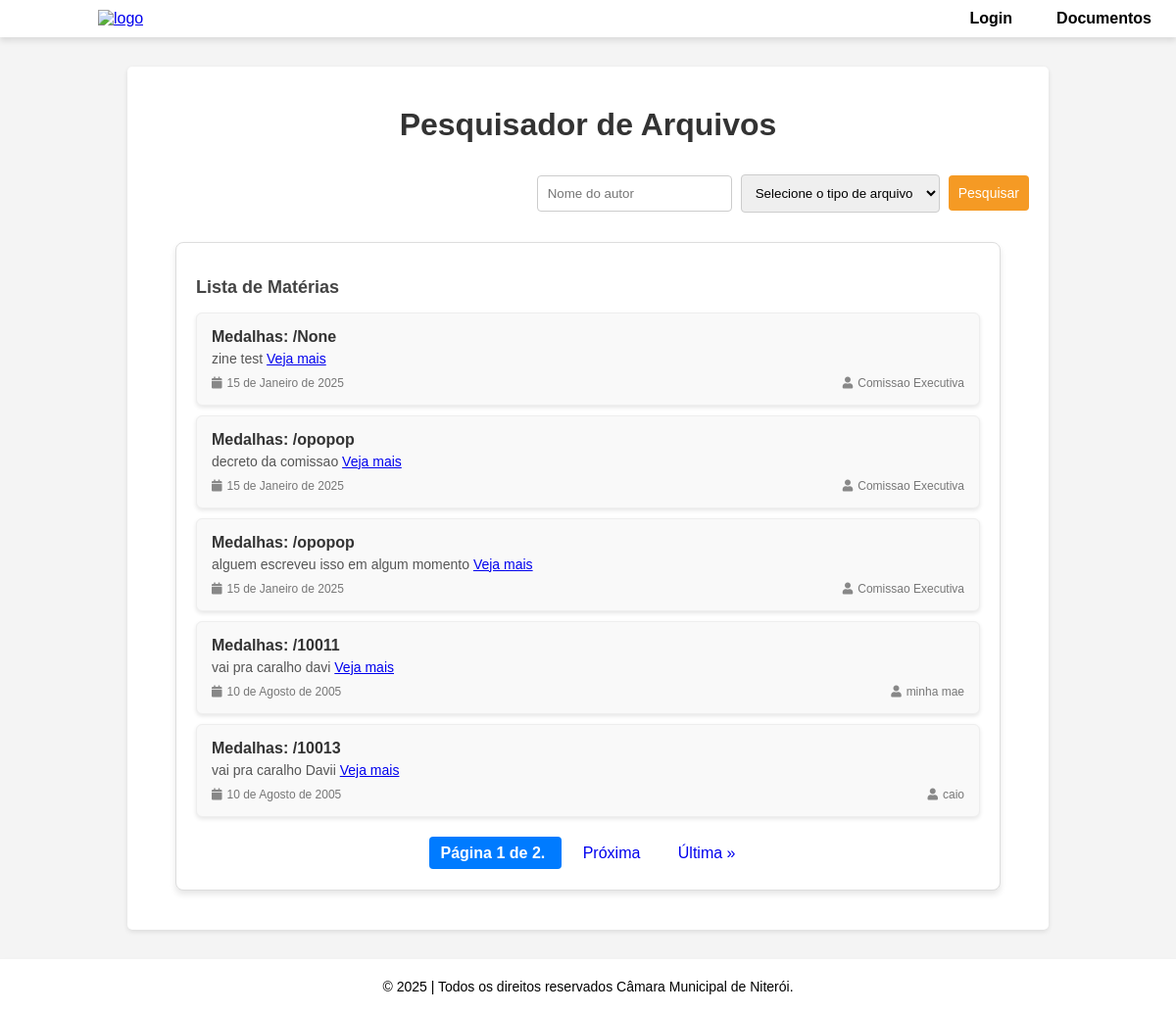
The page / on the database its author committed.
### docs/models.py (models this page shows, shortened)
class Docs(models.Model):#tabela documentos
    id = models.AutoField(primary_key=True)
    tipe = models.ForeignKey(Type, on_delete=models.PROTECT, related_name='type_doc')
    autor = models.CharField(max_length=200)
    date = models.DateField(blank=True, null=True)
    photo = models.FileField(upload_to='docs/', blank=True, null=True)
    description=models.CharField(max_length=200,blank=True,null=True)
    numProtocolo = models.CharField(max_length=15, blank=True, null=True)

class Type(models.Model):
    id = models.AutoField(primary_key=True)
    name = models.CharField(max_length=100)
    def __str__(self):
      return self.name

### docs/views.py (the view)
# urls.py: path('',docs_view, name='docs_list'),
def docs_view(request):
    docs_list = Docs.objects.all().order_by('tipe')
    search = request.GET.get('search', '')
    tipos = request.GET.get('tipos', '')
    if search and tipos:
        docs_list = docs_list.filter(
            Q(autor__icontains=search) & Q(tipe__name__icontains=tipos)
        )
    elif search:
        docs_list = docs_list.filter(autor__icontains=search)
    elif tipos:
        docs_list = docs_list.filter(tipe__name__icontains=tipos)
    paginator = Paginator(docs_list, 5)  # Exibe 10 itens por página
    page_number = request.GET.get('page')  # Recupera o número da página atual
    page_obj = paginator.get_page(page_number)  # Obtém os itens da página atual
    return render(
        request,
        'docs.html',
        {'page_obj': page_obj, 'search': search, 'tipos': tipos},
    )

### docs/templates/docs.html (shortened to what this page needs)
{%extends 'base.html'%}
{% block content %}
<html>
    <link href="https://cdnjs.cloudflare.com/ajax/libs/font-awesome/5.15.4/css/all.min.css" rel="stylesheet">
<head>
</head>
<body>
    <div class="search-section">
        <h1>Pesquisador de Arquivos</h1>
        <form id="searchForm" method="GET" action="{% url 'docs_list' %}">
            <input type="text" id="searchInput" name="search" placeholder="Nome do autor" value="{{ search }}">
            <select id="fileTypeSelect" name="tipos">
                <option value="none" selected disabled hidden>Selecione o tipo de arquivo</option>
            </select>
            <button type="submit"class="search-button">Pesquisar</button>
        </form>
        <div class="result" id="result">
            <h2>Lista de Matérias</h2>
            {% if page_obj %}
                {% for doc in page_obj %}
                    <div class="card">
                        <h3> {{ doc.tipe }}: {{ doc.code }}/{{ doc.numProtocolo }}
                        </h3>
                        <p>
                            {{ doc.description }}
                            <a href="{{ doc.photo.url }}" target="_blank">Veja mais</a>
                        </p>
                        <div class="info">
                            <span class="date">
                                <i class="fa fa-calendar"></i> {{ doc.date }}
                            </span>
                            <span class="author">
                                <i class="fa fa-user"></i> {{ doc.autor }}
                            </span>
                        </div>
                    </div>
                {% endfor %}
                <div class="pagination">
                    <span class="step-links">
                        <span class="current">
                            Página {{ page_obj.number }} de {{ page_obj.paginator.num_pages }}.
                        </span>
                        {% if page_obj.has_next %}
                            <a href="?page={{ page_obj.next_page_number }}{% if search %}&search={{ search }}{% endif %}{% if tipos %}&tipos={{ tipos }}{% endif %}">Próxima</a>
                            <a href="?page={{ page_obj.paginator.num_pages }}{% if search %}&search={{ search }}{% endif %}{% if tipos %}&tipos={{ tipos }}{% endif %}">Última &raquo;</a>
                        {% endif %}
                    </span>
                </div>
            {% else %}
                <p class="no-results">Nenhum arquivo encontrado.</p>
            {% endif %}
        </div>
    </div>
</body>
</html>
{% endblock %}

### app/templates/base.html (style rules this page uses)
:root { --primary-color: #ffffff; --secondary-color: #ffffff; --background-color: #f4f4f4; --text-color: #333; --text-light: #777; --box-shadow: 0 4px 6px rgba(0, 0, 0, 0.1); --margem-padrao:30px }
html { height: 100%; margin: 0; padding: 0; width: 100%; }
body { font-family: Arial, sans-serif; background-color: var(--background-color); margin: 0; padding: 0; color: var(--text-color); height: 100%; margin: 0; padding: 0; width: 100%; }
.search-section { background: var(--primary-color); padding: 20px; border-radius: 10px; box-shadow: var(--box-shadow); max-width: 1200px; margin: 20px auto; }
h1 { text-align: center; }
form { display: flex; align-items: center; justify-content: center; gap: 10px; }
input[type="text"], select { padding: 10px; border: 1px solid #ccc; border-radius: 5px; }
button { padding: 10px 20px; background-color: var(--secondary-color); color: #fff; border: none; border-radius: 5px; cursor: pointer; font-size: 14px; transition: background 0.3s ease; }
#result { font-family: Arial, sans-serif; margin: 20px auto; max-width: 800px; border-radius: 10px; padding: 20px; background-color: #e8e4e4; box-shadow: var(--box-shadow); }
.card { border: 1px solid #eee; border-radius: 10px; padding: 15px; margin-bottom: 15px; background-color: #f9f9f9; box-shadow: var(--box-shadow); }
.card h3 { font-size: 18px; font-weight: bold; margin: 0 0 10px; }
.card p { font-size: 14px; margin: 0 0 10px; }

### docs/templates/docs.html (style rules this page uses)
:root { --primary-color: #ffffff; --secondy-color: #f59a24; }
body { font-family: Arial, sans-serif; background-color: #f4f4f4; margin: 0; }
.search-section { background: var(--primary-color); padding: 20px; border-radius: 5px; box-shadow: 0 2px 5px rgba(0, 0, 0, 0.1); max-width: 900px; margin: auto; }
h1 { text-align: center; }
form { display: flex; align-items: center; justify-content: end; gap: 1%; }
input[type="text"], select { padding: 10px; margin: 10px 0; border: 1px solid #ccc; border-radius: 4px; }
button { padding: 10px; background-color: var(--secondy-color); color: rgb(255, 255, 255); border: none; border-radius: 4px; cursor: pointer; }
#result { font-family: Arial, sans-serif; margin: 20px auto; max-width: 800px; border: 1px solid #ddd; border-radius: 8px; padding: 20px; background-color: #fff; }
#result h2 { font-size: 18px; font-weight: bold; margin-bottom: 15px; color: #444; }
.card { border: 1px solid #eee; border-radius: 6px; padding: 15px; margin-bottom: 10px; box-shadow: 0 2px 4px rgba(0, 0, 0, 0.1); background-color: #f9f9f9; }
.card h3 { font-size: 16px; font-weight: bold; margin: 0 0 5px; color: #333; }
.card p { font-size: 14px; color: #555; margin: 0 0 10px; }
.info { font-size: 12px; color: #777; display: flex; justify-content: space-between; align-items: center; }
.info span { display: flex; align-items: center; }
.info i { margin-right: 5px; color: #888; }
.pagination { display: flex; justify-content: center; margin-top: 20px; }
.pagination a, .pagination span { margin: 0 5px; padding: 8px 12px; text-decoration: none; border-radius: 4px; }
.pagination .current { font-weight: bold; background-color: #007bff; color: white; border-color: #007bff; }

### rows shown on the page
Docs: tipe "Medalhas", numProtocolo "None", description "zine test", date "15 de Janeiro de 2025", autor "Comissao Executiva"
Docs: tipe "Medalhas", numProtocolo "opopop", description "decreto da comissao", date "15 de Janeiro de 2025", autor "Comissao Executiva"
Docs: tipe "Medalhas", numProtocolo "opopop", description "alguem escreveu isso em algum momento", date "15 de Janeiro de 2025", autor "Comissao Executiva"
Docs: tipe "Medalhas", numProtocolo "10011", description "vai pra caralho davi", date "10 de Agosto de 2005", autor "minha mae"
Docs: tipe "Medalhas", numProtocolo "10013", description "vai pra caralho Davii", date "10 de Agosto de 2005", autor "caio"

### other values the page prints
{{ page_obj.number }} "1"
{{ page_obj.paginator.num_pages }} "2"
